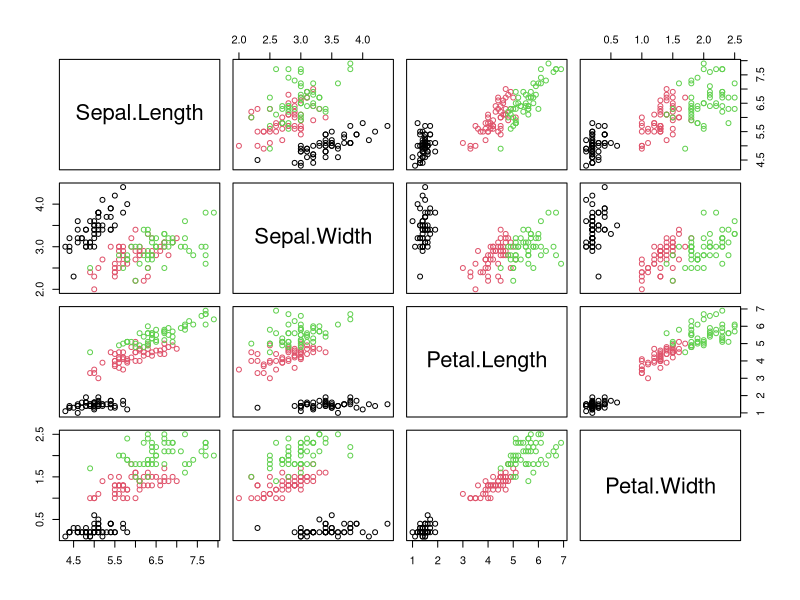
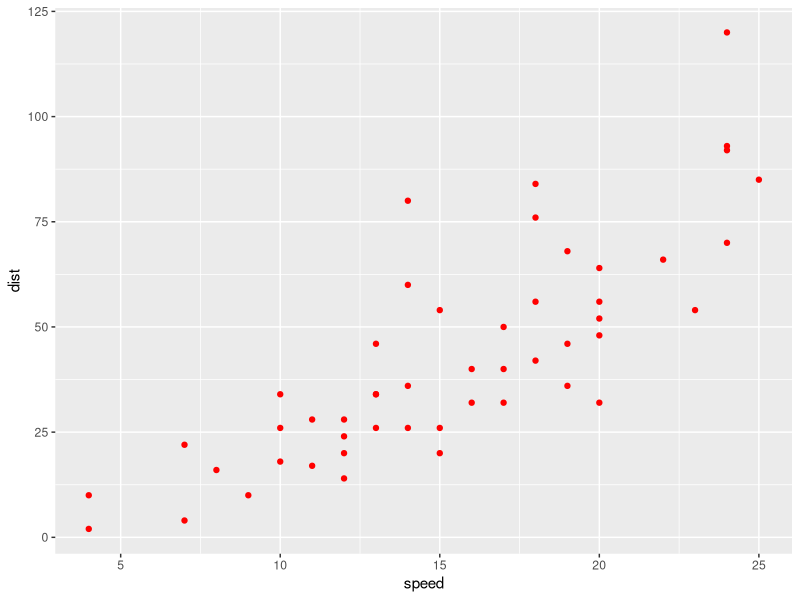

Here is the R script that generated these plots, in order:
## ---- chunk 1
data(cars)
head(cars)
## ---- chunk 2
data(iris)
head(iris)
## ---- chunk 3
pairs(iris[, -5], col = iris$Species)
## ---- chunk 4
library(ggplot2)
ggplot(aes(x = speed, y = dist), data = cars) + geom_point(colour = "red")
## ---- chunk 5
sessionInfo()
